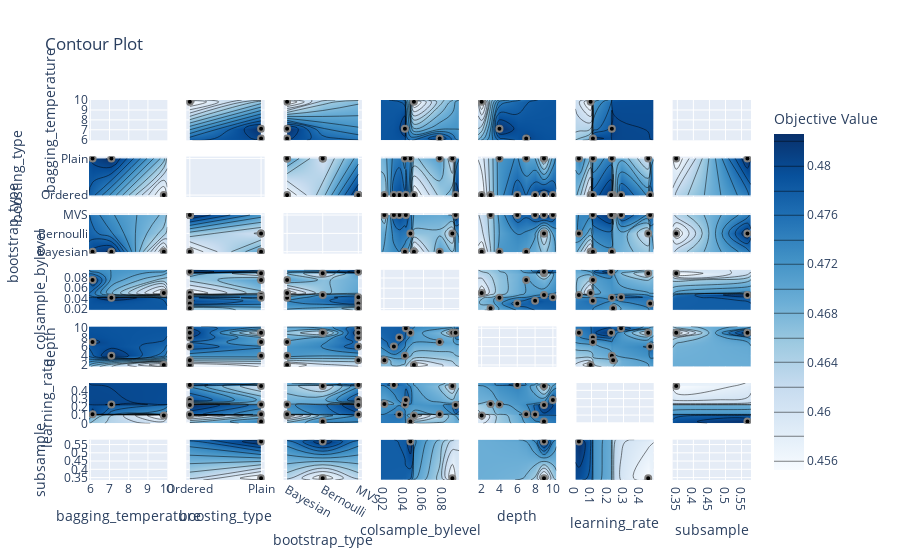

Here is the notebook cell this chart was saved with:
### Markdown cell above
## 2.3. Contour Plot

### Code cell
optuna.visualization.plot_contour(study)
